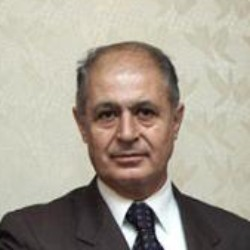
#> input picture test_images/F28B71.jpg, 250 x 250 px, found by its file name
$ python PythonApplication2.py
#> lines starting #> are read from the running program, lines starting #| are printed output that depends on the picture; after the words box and inside, x2 and y2 are one past the last pixel; in counts of white or black regions, pixels touching at a corner belong together

import cv2
import matplotlib.pyplot as plt
import numpy as np
import csv
from collections import defaultdict

path = r"test_images\F28B71.jpg"

def blur(image_path, kernel_size=(5, 5)):
#> called with image_path = 'test_images\\F28B71.jpg', kernel_size = (5, 5)
    img = cv2.imread(image_path)
#> img is the input picture: shape (250, 250, 3); mean B, G, R 147, 159.8, 167.7

    fig, ax = plt.subplots(ncols=2, figsize=(5, 5))
    ax[0].imshow(cv2.cvtColor(img, cv2.COLOR_BGR2RGB))
    ax[0].set_title('Original_image')

    gray = cv2.cvtColor(img, cv2.COLOR_BGR2GRAY)
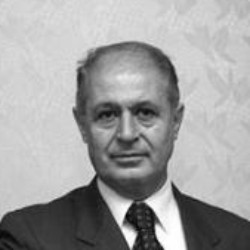
#> gray: shape (250, 250); min 4, max 255, mean 160.7
    face_cascade = cv2.CascadeClassifier(cv2.data.haarcascades + 'haarcascade_frontalface_default.xml')
    faces = face_cascade.detectMultiScale(gray, scaleFactor=1.3, minNeighbors=5)
#> faces = [[68, 68, 119, 119]]

    # получить координаты и размеры найденного лица
    x, y, w, h = faces[0]
#> x = 68; y = 68; w = 119; h = 119
    roi = img[y:y+h, x:x+w]
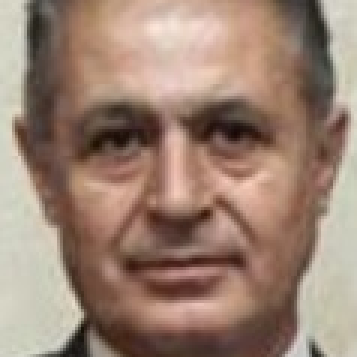
#> roi: shape (119, 119, 3) (shown 3 times larger); mean B, G, R 114.7, 130.1, 155.4
    blurred_roi = cv2.GaussianBlur(roi, (15, 15), 3)
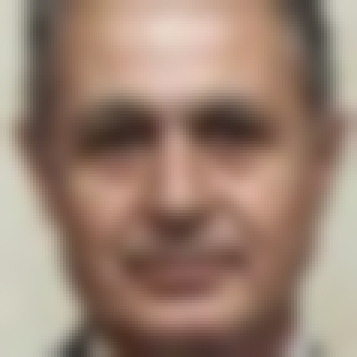
#> blurred_roi: shape (119, 119, 3) (shown 3 times larger); mean B, G, R 114.7, 130.1, 155.5
    img[y:y+h, x:x+w] = blurred_roi
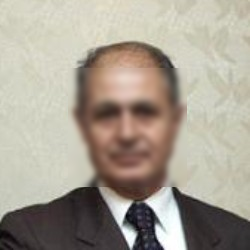
#> img: shape (250, 250, 3); mean B, G, R 147, 159.8, 167.7

    # сохранение результата
    cv2.imwrite('blurred.jpg', img)
    ax[1].imshow(cv2.cvtColor(img, cv2.COLOR_BGR2RGB))
    ax[1].set_title('Blurred')

    plt.show()


def sharpen(image_path):
#> called with image_path = 'test_images\\F28B71.jpg'
    img = cv2.imread(image_path)

    kernel = np.array([[0,-1,0],
                       [-1, 5,-1],
                       [0,-1,0]])

    sharpened = cv2.filter2D(img, -1, kernel)
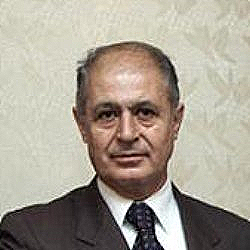
#> sharpened: shape (250, 250, 3); mean B, G, R 146.9, 159.8, 167.6

    fig, ax = plt.subplots(ncols=2, figsize=(5, 5))
    ax[0].imshow(cv2.cvtColor(img, cv2.COLOR_BGR2RGB))
    ax[0].set_title('Original_image')
    ax[1].imshow(cv2.cvtColor(sharpened, cv2.COLOR_BGR2RGB))
    ax[1].set_title('Sharpened_image')

    plt.show()
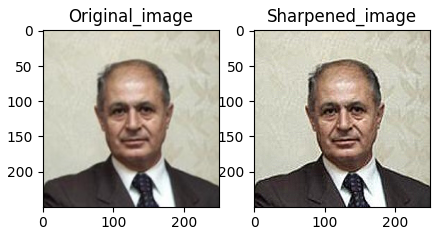
#> figure drawn by matplotlib, 2 panels

def detect_face(image_path):
#> called with image_path = 'test_images\\F28B71.jpg'
    img = cv2.imread(image_path)

    gray = cv2.cvtColor(img, cv2.COLOR_BGR2GRAY)

    face_cascade = cv2.CascadeClassifier(cv2.data.haarcascades + 'haarcascade_frontalface_default.xml')

    faces = face_cascade.detectMultiScale(gray, scaleFactor=1.3, minNeighbors=5)
#> faces = [[68, 68, 119, 119]]

    if len(faces) == 0:
        return None
    else:
        (x, y, w, h) = faces[0]
#> x = 68; y = 68; w = 119; h = 119
        return (x, y, x+w, y+h)


def recognize_face(image_path):
#> called with image_path = 'test_images\\F28B71.jpg'
    img = cv2.imread(image_path)

    gray = cv2.cvtColor(img, cv2.COLOR_BGR2GRAY)

    face_cascade = cv2.CascadeClassifier(cv2.data.haarcascades + 'haarcascade_frontalface_default.xml')

    faces = face_cascade.detectMultiScale(gray, scaleFactor=1.3, minNeighbors=5)
#> faces = [[68, 68, 119, 119]]

    if len(faces) == 0:
        return None
    else:
        for (x, y, w, h) in faces:
            cv2.rectangle(img, (x, y), (x+w, y+h), (0, 255, 0), 2)
#> this loop made 1 pass
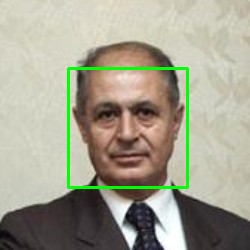
#> img: shape (250, 250, 3); 2.28% of pixels changed, all inside (x1, y1, x2, y2) = (67, 67, 189, 189)
        cv2.imshow('Face Recognition', img)
        cv2.waitKey(0)


# [44 lines left out: function accepted, not called in this run]

blur(path)
sharpen(path)
detect_face(path)

recognize_face(path)
# (is_photo_accepted(path))

#> (the run stopped early here; a loop or call above may not have finished)

$ run again, with test_images/14A19C.jpg copied over test_images/F28B71.jpg
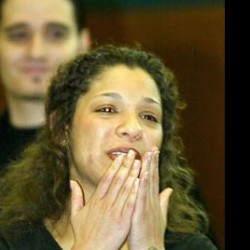
#> input picture test_images/14A19C.jpg, 250 x 250 px, found by its file name
#> in blur, img is the input picture: shape (250, 250, 3); mean B, G, R 54, 88.8, 103.1
#> in blur, `faces = face_cascade.detectMultiScale(gray, scaleFactor=1.3, minNeighb..`: faces = [[71, 69, 113, 113]]
#> in blur, `x, y, w, h = faces[0]`: x = 71; y = 69; w = 113
#> in sharpen, `plt.show()`:
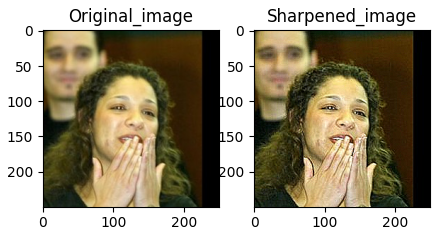
#> figure drawn by matplotlib, 2 panels
#> in detect_face, `faces = face_cascade.detectMultiScale(gray, scaleFactor=1.3, minNeighb..`: faces = [[71, 69, 113, 113]]
#> in detect_face, `(x, y, w, h) = faces[0]`: x = 71; y = 69; w = 113
#> in recognize_face, `faces = face_cascade.detectMultiScale(gray, scaleFactor=1.3, minNeighb..`: faces = [[71, 69, 113, 113]]
#> the loop in recognize_face, `for (x, y, w, h) in faces:` made 1 pass
#> after the loop in recognize_face, `for (x, y, w, h) in faces:`:
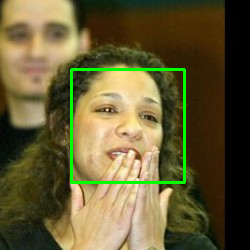
#> img: shape (250, 250, 3); 2.16% of pixels changed, all inside (x1, y1, x2, y2) = (70, 68, 186, 184)
